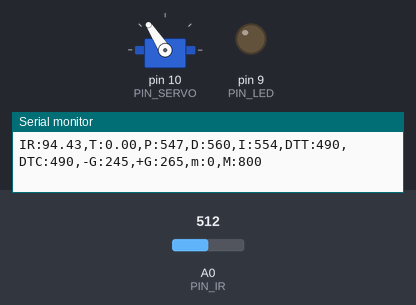
This sketch was run on a simulated Arduino Uno, built with avr-gcc and run on an emulated ATmega328P. On the bench: servo, output pins drawn as LEDs (lit = HIGH), the last lines printed to the serial monitor. Inputs (shaded band) come from the test bench; at power-on: A0 (PIN_IR) = 512.

Above: at 1.14 s.
1.3 s: A0 (PIN_IR) set to 250
At 3.2 s:
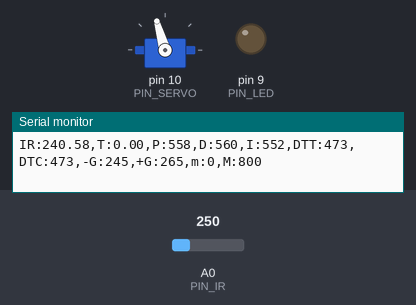
4.3 s: A0 (PIN_IR) set to 306
7.3 s: A0 (PIN_IR) set to 122
At 9.5 s:
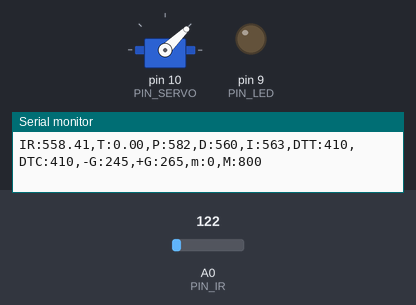
Timing chart, 0 to 11.0 s (numbered marks = the images above; inputs shaded):
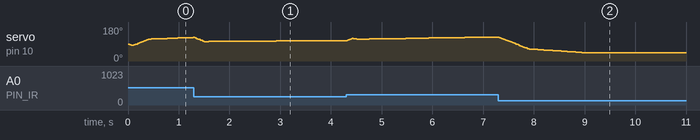

The sketch:

PID__.ino
```cpp
#define PIN_SERVO 10
#define PIN_IR A0
#include <Servo.h>
#define PIN_LED 9
// Framework setting
#define _DIST_TARGET 260//[3104] 탁구공을 위치 시킬 목표
#define _DIST_MIN 100 //[3117] 거리 최소값 //[3104] 측정 거리 최소치
#define _DIST_MAX 400//[3117] 거리 최대값//[3104] 측정 거리 최대치

// Distance sensor
#define _DIST_ALPHA 0.2 // EMA 필터링을 위한 alpha

// Servo range
#define _DUTY_MIN 1000     //[3100] 최저 서보 위치
#define _DUTY_NEU 1450     //[3100] 중립 서보 위치
#define _DUTY_MAX 1950     //[3100] 최대 서보 위치


// Servo speed control
#define _SERVO_ANGLE 50.0 // 서보각도
#define _SERVO_SPEED 60.0 //서보속도

// Event periods
#define _INTERVAL_DIST 10 //[3099] 각 event 사이에 지정한 시간 간격
#define _INTERVAL_SERVO 10//20
#define _INTERVAL_SERIAL 100

// PID parameters
#define _KP 1.5//3//0.05//1.5// [3103] KP값은 개인이 설정
#define _KD 100//0.2
#define _KI 0.006
// [3108] dist 100, 400mm 일때 값, 각자 a,b로 수정
#define a 100//100
#define b 400//400
//////////////////////
// global variables //
//////////////////////

// Servo instance
Servo myservo;

// Distance sensor
float dist_target; // location to send the ball
float dist_raw, dist_ema; //[1928] 측정된 값과 ema 필터를 적용한 값

// Event periods
unsigned long last_sampling_time_dist, last_sampling_time_servo, last_sampling_time_serial;
//[3104] 각 event의 진행 시간 저장 변수
bool event_dist, event_servo, event_serial;
//[3104] 각 event의 시간체크를 위한 변수 (ex_20초 주기 >> 0초(True,시작), 10초(False), 20초(True))

// Servo speed control
int duty_chg_per_interval; // [3116] 주기 당 서보 duty값 변화량
int duty_target, duty_curr; //[1928] 목표 위치와 현재 위치
// PID variables
float error_curr, error_prev, control, pterm, dterm, iterm;

//error_curr: 현재 측정값과 목표값의 차이
//error_prev: 직전에 구한 차이로, P제어에서는 사용하지 않을 것임
//control: PID제어의 결과로 얻은 제어값
//pterm: Proportional term, 현재 상태의 error값으로부터 얻은 Proportional gain을 저장하는 변수
// [3099]

void setup() {
// initialize GPIO pins for LED and attach servo
myservo.attach(PIN_SERVO); // attach servo
pinMode(PIN_LED,OUTPUT); // initialize GPIO pins

// initialize global variables
iterm=0;
// move servo to neutral position
myservo.writeMicroseconds(_DUTY_NEU);
duty_curr = _DUTY_NEU;

// initialize serial port
Serial.begin(57600);
//error_prev = 0;//*************************************************
// convert angle speed into duty change per interval.
duty_chg_per_interval = (_DUTY_MAX - _DUTY_MIN) * (_SERVO_SPEED / (_SERVO_ANGLE)) * (_INTERVAL_SERVO / 1000.0);
  // [3099] (_DUTY_MAX - _DUTY_MIN) * (_SERVO_SPEED / (_SERVO_ANGLE * 2) * (_INTERVAL_SERVO / 1000.0)
}


void loop() {
/////////////////////
// Event generator //
/////////////////////

unsigned long time_curr = millis();
if(time_curr >= last_sampling_time_dist + _INTERVAL_DIST){
    last_sampling_time_dist += _INTERVAL_DIST;
    event_dist = true;
}

if(time_curr >= last_sampling_time_servo + _INTERVAL_SERVO ){
    last_sampling_time_servo += _INTERVAL_SERVO;
    event_servo = true;
}

if(time_curr >= last_sampling_time_serial + _INTERVAL_SERIAL ){
    last_sampling_time_serial += _INTERVAL_SERIAL;
    event_serial = true;
}

////////////////////
// Event handlers //
////////////////////

  if(event_dist) {
     event_dist = false;
     dist_ema = ir_distance_filtered();

    error_curr = dist_ema -_DIST_TARGET ;

    pterm = _KP * error_curr;
    dterm = _KD * (error_curr - error_prev);
    iterm += _KI * error_curr;
    //iterm = 0;
    //dterm = 0;
    control = pterm + iterm + dterm;
    duty_target = _DUTY_NEU - control;//

    if(duty_target > _DUTY_MAX){
      duty_target = _DUTY_MAX;
    }
    else if(duty_target < _DUTY_MIN){
      duty_target = _DUTY_MIN;
    }
    error_prev = error_curr;

  }

  if(event_servo) {
    event_servo=false;
    if(duty_target>duty_curr) {
      duty_curr += duty_chg_per_interval;
      if(duty_curr > duty_target) duty_curr = duty_target;
     }
    else {
      duty_curr -= duty_chg_per_interval;
      if(duty_curr < duty_target) duty_curr = duty_target;
    }
    // update servo position
     myservo.writeMicroseconds(duty_curr);
  }

  if(event_serial) {
    event_serial = false; //[3117] // 이거 맞나요? // 저도 이렇게 했어요
    // 아래 출력문은 수정없이 모두 그대로 사용하기 바랍니다.
    Serial.print("IR:");
    Serial.print(dist_raw);
    Serial.print(",T:");
    Serial.print(dist_target);
    Serial.print(",P:");
    Serial.print(map(pterm,-1000,1000,510,610));
    Serial.print(",D:");
    Serial.print(map(dterm,-1000,1000,510,610));
    Serial.print(",I:");
    Serial.print(map(iterm,-1000,1000,510,610));
    Serial.print(",DTT:");
    Serial.print(map(duty_target,1000,2000,410,510));
    Serial.print(",DTC:");
    Serial.print(map(duty_curr,1000,2000,410,510));
    Serial.println(",-G:245,+G:265,m:0,M:800");

  }
}

float ir_distance(void){ // return value unit: mm
  float value;
  float volt = float(analogRead(PIN_IR));
  value = ((6762.0/(volt-9.0))-4.0) * 10.0;
  return 300.0 / (b - a) * (value    - a) + 100;
}
//[3099]

float ir_distance_filtered(void){ // return value unit: mm
  dist_raw = ir_distance();
  return _DIST_ALPHA * dist_raw + (1 - _DIST_ALPHA) * dist_ema;
}
```
